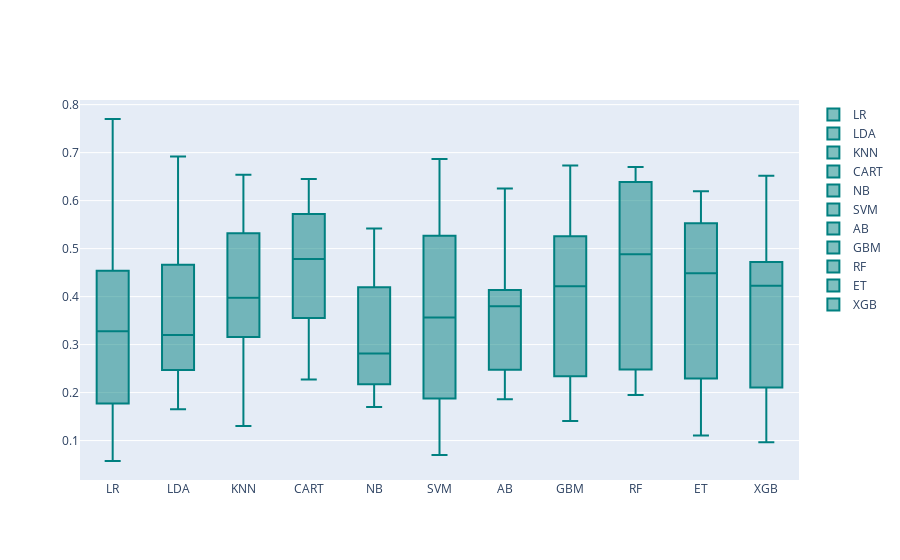

Notebook source saved alongside this figure:
### Code cell
models = GetBasedModel()
names,results = BasedLine2(X_train, Y_train,models)
PlotBoxR().PlotResult(names,results)

### Figure 1 — Plotly figure (JSON) as saved in the notebook; plotly's stock layout.template omitted (floating-point values rounded to 4 significant figures)
{"data": [{"marker": {"color": "rgb(0, 128, 128)"}, "name": "LR", "type": "box", "y": [0.7701, 0.5218, 0.3526, 0.3311, 0.4536, 0.05744, 0.2531, 0.1771, 0.1644, 0.325]}, {"marker": {"color": "rgb(0, 128, 128)"}, "name": "LDA", "type": "box", "y": [0.6919, 0.5626, 0.3991, 0.3085, 0.4663, 0.2471, 0.3091, 0.1657, 0.1653, 0.3314]}, {"marker": {"color": "rgb(0, 128, 128)"}, "name": "KNN", "type": "box", "y": [0.6541, 0.6341, 0.5264, 0.4361, 0.5321, 0.2269, 0.3414, 0.1305, 0.3156, 0.3586]}, {"marker": {"color": "rgb(0, 128, 128)"}, "name": "CART", "type": "box", "y": [0.5721, 0.6278, 0.5285, 0.5234, 0.6452, 0.2275, 0.4333, 0.3238, 0.3561, 0.3556]}, {"marker": {"color": "rgb(0, 128, 128)"}, "name": "NB", "type": "box", "y": [0.4196, 0.5421, 0.3608, 0.2743, 0.2886, 0.2321, 0.2174, 0.1701, 0.1842, 0.5]}, {"marker": {"color": "rgb(0, 128, 128)"}, "name": "SVM", "type": "box", "y": [0.6867, 0.4907, 0.5267, 0.6417, 0.4315, 0.08894, 0.2403, 0.07001, 0.1876, 0.281]}, {"marker": {"color": "rgb(0, 128, 128)"}, "name": "AB", "type": "box", "y": [0.3995, 0.4406, 0.4139, 0.6255, 0.4073, 0.2478, 0.2451, 0.1863, 0.2512, 0.3601]}, {"marker": {"color": "rgb(0, 128, 128)"}, "name": "GBM", "type": "box", "y": [0.6336, 0.5007, 0.4472, 0.6731, 0.5257, 0.141, 0.2959, 0.1493, 0.2338, 0.3957]}, {"marker": {"color": "rgb(0, 128, 128)"}, "name": "RF", "type": "box", "y": [0.6698, 0.6051, 0.5811, 0.639, 0.6476, 0.2481, 0.3956, 0.1948, 0.2399, 0.375]}, {"marker": {"color": "rgb(0, 128, 128)"}, "name": "ET", "type": "box", "y": [0.4941, 0.6198, 0.5106, 0.5593, 0.5529, 0.2292, 0.4036, 0.1107, 0.2164, 0.3432]}, {"marker": {"color": "rgb(0, 128, 128)"}, "name": "XGB", "type": "box", "y": [0.5993, 0.4719, 0.4507, 0.6518, 0.4596, 0.09669, 0.1676, 0.2146, 0.2105, 0.395]}], "layout": {}}
